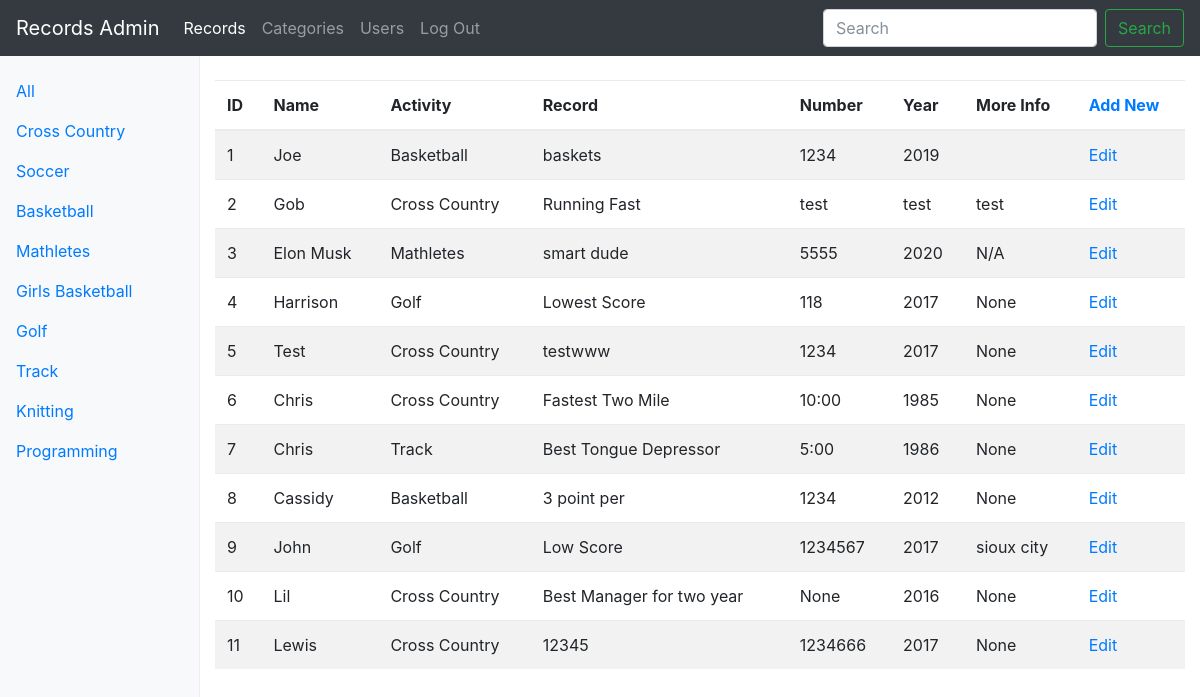
Page /admin/ (signed in) on the committed database.
### tables this page shows
CREATE TABLE activity (id INTEGER NOT NULL PRIMARY KEY, activityName VARCHAR (255) NOT NULL);

CREATE TABLE record (id INTEGER NOT NULL PRIMARY KEY, activity_id INTEGER NOT NULL, record VARCHAR (255) NOT NULL, year VARCHAR (255) NOT NULL, person VARCHAR (255) NOT NULL, number VARCHAR (255) NOT NULL, moreInformation VARCHAR (255), FOREIGN KEY (activity_id) REFERENCES activity (id));

### __init__.py (the view)
@app.route('/admin/', methods=['GET', 'POST'])
@flask_login.login_required
def admin():
    form = editForm()
    databaseQuery = showAll()
    activitiesList = getActivities()
    if request.method == 'POST':
        search = form.search.data
        print(search)
        return redirect(url_for('adminSearch', urlPassed=search))
    return render_template('admin.html', databaseQuery=databaseQuery, activities=activitiesList, form=form)

### __init__.py
class editForm(FlaskForm):
    name = StringField('Name')
    activity = StringField('Activity')
    record = StringField('Record')
    year = StringField('Year')
    number = StringField('Number')
    moreInfo = StringField('More Information')
    password = StringField('Password')
    email = StringField('Email')
    search = StringField('Search')

### __init__.py (called while the page is built)
def checkuserExists(emailIn):
    from models import Users
    user = Users.select().where(Users.email == emailIn)
    if user.exists():
        flag = True
    else:
        flag = False
    return flag

@login_manager.user_loader
def user_loader(email):
    if checkuserExists(email) != True:
        return
    user = User()
    user.id = email
    return user

def showAll():
    from models import Activity, Record
    x = 0
    bigDictionary = {}
    for rawActivity in Record.select().join(Activity):
        innerString={}
        innerString["name"] = rawActivity.person
        innerString['activity']=rawActivity.activity.activityName
        innerString["record"]=rawActivity.record
        innerString["number"]=rawActivity.number
        innerString["year"]=rawActivity.year
        innerString["moreInformation"]=rawActivity.moreInformation
        innerString["id"]=rawActivity.id
        bigDictionary.update({x:innerString})
        x = x + 1
    return bigDictionary

def getActivities():
    from models import Activity
    activitiesList = []
    for Activity in Activity.select():
        activityName = Activity.activityName
        activitiesList.append(activityName)
    return activitiesList

### templates/admin.html (shortened to what this page needs)
<!doctype html>
<html lang="en">
  <head>
    <link href="{{ url_for('static', filename='dist/css/bootstrap.min.css') }}" rel="stylesheet">
    <link href="{{ url_for('static', filename='dashboard.css') }}" rel="stylesheet">
  </head>
  <body>
    <header>
      <nav class="navbar navbar-expand-md navbar-dark fixed-top bg-dark">
        <a class="navbar-brand" href="#">Records Admin</a>
        <div class="collapse navbar-collapse" id="navbarsExampleDefault">
          <ul class="navbar-nav mr-auto">
            <li class="nav-item active">
              <a class="nav-link" href="{{url_for ('admin')}}">Records <span class="sr-only">(current)</span></a>
            </li>
            <li class="nav-item">
              <a class="nav-link" href="{{url_for ('modifycategory')}}">Categories</a>
            </li>
            <li class="nav-item">
              <a class="nav-link" href="{{url_for ('users')}}">Users</a>
            </li>
            <li class="nav-item">
              <a class="nav-link" href="{{url_for ('logout')}}">Log Out</a>
            </li>
          </ul>
          <form method="POST" action="" class="form-inline mt-2 mt-md-0">
            <input class="form-control mr-sm-2" id="search" name="search" type="text" placeholder="Search" aria-label="Search">
            <button class="btn btn-outline-success my-2 my-sm-0" type="submit">Search</button>
          </form>
        </div>
      </nav>
    </header>
<div class="container-fluid">
      <div class="row">
        <nav class="col-sm-3 col-md-2 d-none d-sm-block bg-light sidebar">
          <ul class="nav nav-pills flex-column">
		   <li class="nav-item">
              <a class="nav-link" href="{{url_for('admin')}}">All</a>
            </li>
			{% for activity in activities %}
		   <li class="nav-item">
              <a class="nav-link" href="{{activity}}">{{activity}}</a>
            </li>
			{% endfor %}
          </ul>
        </nav>
        <main role="main" class="col-sm-9 ml-sm-auto col-md-10 pt-3">
          <div class="table-responsive">
            <table class="table table-striped">
              <thead>
                <tr>
				<th>ID</th>
                  <th>Name</th>
                  <th>Activity</th>
                  <th>Record</th>
                  <th>Number</th>
                  <th>Year</th>
				  <th>More Info</th>
                    <th><a href="{{url_for('addrecordView')}}">Add New</a></th>
                </tr>
              </thead>
              <tbody>
				{% for val in databaseQuery.values() %}
				<tr>
                  <td>{{val['id']}}</td>
				  <td>{{val['name']}}</td>
                  <td>{{val['activity']}}</td>
                  <td>{{val['record']}}</td>
                  <td>{{val['number']}}</td>
				  <td>{{val['year']}}</td>
				  <td>{{val['moreInformation']}}</td>
				  {% set id = val['id'] %}
				  <td><a href="{{url_for('edit_page',urlPassed=id)}}">Edit</a></td>
				  </tr>
				{% endfor %}
              </tbody>
            </table>
          </div>
        </main>
      </div>
    </div>
  </body>
</html>

### static/dashboard.css (style rules this page uses)
body { padding-top: 3.5rem; }
.sidebar { position: fixed; top: 51px; bottom: 0; left: 0; z-index: 1000; padding: 20px 0; overflow-x: hidden; overflow-y: auto; border-right: 1px solid #eee; }
.sidebar .nav { margin-bottom: 20px; }
.sidebar .nav-item { width: 100%; }
.sidebar .nav-item + .nav-item { margin-left: 0; }
.sidebar .nav-link { border-radius: 0; }

### rows in the picture
activity: activityName "Cross Country", activity "Cross Country" "Cross Country" "Cross Country" "Cross Country" "Cross Country"
activity: activityName "Soccer"
activity: activityName "Basketball", activity "Basketball" "Basketball"
activity: activityName "Mathletes", activity "Mathletes"
activity: activityName "Girls Basketball"
activity: activityName "Golf", activity "Golf" "Golf"
activity: activityName "Track", activity "Track"
activity: activityName "Knitting"
activity: activityName "Programming"
record: name "Joe", record "baskets", number "1234", year "2019"
record: name "Gob", record "Running Fast", number "test", year "test", moreInformation "test"
record: name "Elon Musk", record "smart dude", number "5555", year "2020", moreInformation "N/A"
record: name "Harrison", record "Lowest Score", number "118", year "2017", moreInformation "None"
record: name "Test", record "testwww", number "1234", year "2017", moreInformation "None"
record: name "Chris", record "Fastest Two Mile", number "10:00", year "1985", moreInformation "None"
record: name "Chris", record "Best Tongue Depressor", number "5:00", year "1986", moreInformation "None"
record: name "Cassidy", record "3 point per", number "1234", year "2012", moreInformation "None"
record: name "John", record "Low Score", number "1234567", year "2017", moreInformation "sioux city"
record: name "Lil", record "Best Manager for two year", number "None", year "2016", moreInformation "None"
record: name "Lewis", record "12345", number "1234666", year "2017", moreInformation "None"

### other values in the picture
{{ val['id'] }} "1" "2" "3" "4" "5" "6" "7" "8" "9" "10" "11"
